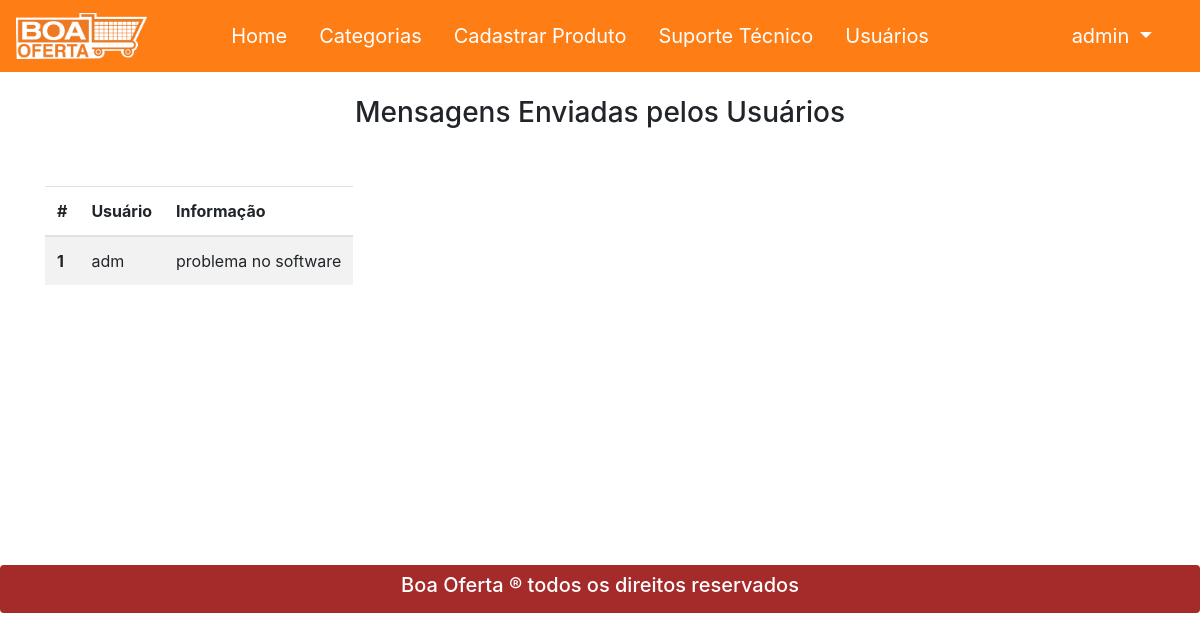
The page /view/mensagemSuporte.php (signed in) on the database as committed earlier.
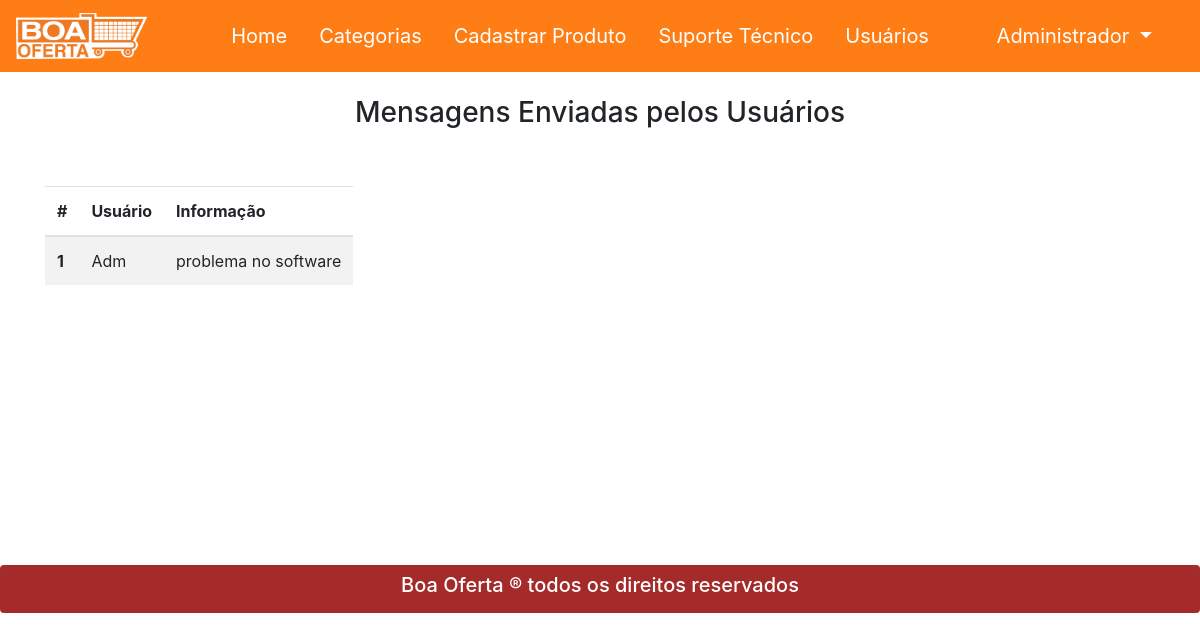
The same page on the database as committed later.
### tables this page shows
CREATE TABLE usuarios (
cpf varchar(14) PRIMARY KEY NOT NULL,
apelido varchar(25) NOT NULL,
nome_completo varchar(150) NOT NULL,
email varchar(250) NOT NULL,
senha varchar(25) NOT NULL,
foto_usuario varchar(150),
fk_id_rua_user int NOT NULL,
fk_id_tipo int NOT NULL,
CONSTRAINT fk_usuario_id_rua FOREIGN KEY(fk_id_rua_user) REFERENCES ruas (id_rua),
CONSTRAINT fk_id_tipo FOREIGN KEY(fk_id_tipo) REFERENCES tipo_usuarios (id_tipo)
);

CREATE TABLE suporte (
id_suporte int PRIMARY KEY NOT NULL AUTO_INCREMENT,
desc_suporte varchar(250) NOT NULL,
fk_cpf_sup varchar(14) NOT NULL,
CONSTRAINT fk_cpf_sup FOREIGN KEY(fk_cpf_sup) REFERENCES usuarios (cpf)
);

### view/mensagemSuporte.php (the view)
<?php
require_once("cabecalho.php");
?>
<div class="container">
  <h3 class="mt-4 text-center">Mensagens Enviadas pelos Usuários</h3>
  <div class="d-flex justify-content-center">
  <table class="table table-striped table-responsive mt-5">
  <thead>
    <tr>
      <th scope="col">#</th>
      <th scope="col">Usuário</th>
      <th scope="col">Informação</th>
    </tr>
  </thead>
  <tbody>
    <?php
    $result_suporte = "SELECT * FROM suporte";
    $resultado_suporte = mysqli_query($conexao, $result_suporte);
    $cont = 0;
    while($row_suporte = mysqli_fetch_assoc($resultado_suporte)){
      $cont++;
    ?>
    <tr>
      <th scope="row"><?php echo "$cont"; ?></th>
      <td>
        <?php
        $sql = "SELECT apelido FROM usuarios WHERE cpf = '$row_suporte[fk_cpf_sup]';";
        $resultado = $conexao->query($sql) OR trigger_error($conexao->error, E_USER_ERROR);
        if($consulta = $resultado->fetch_object()){
            echo ($consulta->apelido);
        }
        ?>
       </td>
      <td><?php echo $row_suporte['desc_suporte']; ?></td>
    </tr>
    <?php
}
?>
  </tbody>
</table>
</div>
</div>
<?php
require_once("rodape.php");
?>

### view/cabecalho.php (shortened to what this page needs)
  <?php
  require_once("../class/conexao.php");
  ?>
<!DOCTYPE html>
<html>
<head>
  <link rel="stylesheet" type="text/css" href="../css/bootstrap.css">
  <link rel="stylesheet" type="text/css" href="../css/estilo.css">
</head>
<body>
  <header>
    <nav class="navbar navbar-expand-lg navbar-dark" style="background: #fe7e15;">
      <a class="navbar-brand" href="index.php" style="float: left; width: 15%;"><img src="../imagens/logo/logo.png" class="w-75"></a>
      <div class="collapse navbar-collapse" id="navbarTogglerDemo02">
        <ul class="navbar-nav mr-auto mt-2 mt-lg-0">
          <li class="nav-item active ml-3">
            <a class="nav-link" href="index.php" style="font-size: 125%;">Home
            </a>
          </li>
          <li class="nav-item active ml-3">
            <a class="nav-link" href="categorias.php" style="font-size: 125%;">Categorias</a>
          </li>
          <li class="nav-item active ml-3">
            <a class="nav-link" href="cadastroProduto.php" style="font-size: 125%;">Cadastrar Produto</a>
          </li>
          <?php
          if (isset($_SESSION[ 'usuario'])) {
          $result_usuario = "SELECT * FROM usuarios where email = '$_SESSION[usuario]'";
          $resultado_usuario = mysqli_query($conexao, $result_usuario);
          while($row_usuario = mysqli_fetch_assoc($resultado_usuario)){
            if ($row_usuario['fk_id_tipo'] == 1) {
          ?>
          <li class="nav-item active ml-3 ">
            <a class="nav-link" href="mensagemSuporte.php" style="font-size: 125%;">Suporte Técnico</a>
          </li>
          <li class="nav-item active ml-3 ">
            <a class="nav-link" href="usuarios.php" style="font-size: 125%;">Usuários</a>
          </li>
          <?php
            }
          }
          }
          ?>
        </ul>
        <ul class="navbar-nav  mt-2 mt-lg-0 float-right">
        <?php
        if(isset($_SESSION['usuario'])){
        ?>
          <li class="nav-item dropdown active float-right mr-4">
            <a class="nav-link dropdown-toggle" href="#" id="navbarDropdown" role="button" data-toggle="dropdown" aria-haspopup="true" aria-expanded="false" style="font-size: 125%;">
          <?php
          $sql = "select nome_completo, apelido from usuarios where email = '$_SESSION[usuario]' ;";
          $resultado = $conexao->query($sql) OR trigger_error($conexao->error, E_USER_ERROR);
          if($consulta = $resultado->fetch_object()){
            echo ($consulta->nome_completo);
          }
          ?>
            </a>
          </li>
          <?php
          }
          ?>
        </div>
    </nav>
  </header>

Rows that differ between the two databases and show on the page:
changed usuarios: nome_completo "admin" → "Administrador"
changed through a linked row, suporte "problema no software": fk_cpf_sup.apelido "adm" → "Adm"
